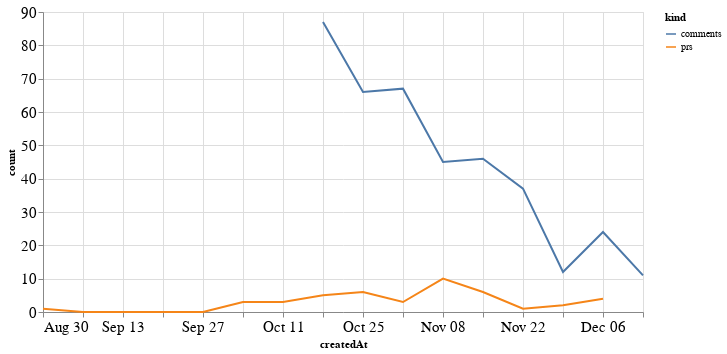

Notebook cell for this chart:
### Code cell
alt.Chart(total_time, width=600).mark_line().encode(
    x='createdAt',
    y='count',
    color='kind'
)

### Figure 1 — Vega-Lite specification as saved in the notebook (floating-point values rounded to 4 significant figures)
{"config": {"axisLeft": {"labelFontSize": 15}, "axisBottom": {"labelFontSize": 15}}, "data": {"name": "data-913f1fd2613a57233096d3da4a484f97"}, "mark": "line", "encoding": {"color": {"type": "nominal", "field": "kind"}, "x": {"type": "temporal", "field": "createdAt"}, "y": {"type": "quantitative", "field": "count"}}, "width": 600, "$schema": "https://vega.github.io/schema/vega-lite/v4.8.1.json", "datasets": {"data-913f1fd2613a57233096d3da4a484f97": [{"createdAt": "2020-08-30T00:00:00", "kind": "prs", "count": 1.0}, {"createdAt": "2020-09-06T00:00:00", "kind": "prs", "count": 0.0}, {"createdAt": "2020-09-13T00:00:00", "kind": "prs", "count": 0.0}, {"createdAt": "2020-09-20T00:00:00", "kind": "prs", "count": 0.0}, {"createdAt": "2020-09-27T00:00:00", "kind": "prs", "count": 0.0}, {"createdAt": "2020-10-04T00:00:00", "kind": "prs", "count": 3.0}, {"createdAt": "2020-10-11T00:00:00", "kind": "prs", "count": 3.0}, {"createdAt": "2020-10-18T00:00:00", "kind": "prs", "count": 5.0}, {"createdAt": "2020-10-25T00:00:00", "kind": "prs", "count": 6.0}, {"createdAt": "2020-11-01T00:00:00", "kind": "prs", "count": 3.0}, {"createdAt": "2020-11-08T00:00:00", "kind": "prs", "count": 10.0}, {"createdAt": "2020-11-15T00:00:00", "kind": "prs", "count": 6.0}, {"createdAt": "2020-11-22T00:00:00", "kind": "prs", "count": 1.0}, {"createdAt": "2020-11-29T00:00:00", "kind": "prs", "count": 2.0}, {"createdAt": "2020-12-06T00:00:00", "kind": "prs", "count": 4.0}, {"createdAt": "2020-12-13T00:00:00", "kind": "prs", "count": null}, {"createdAt": "2020-08-30T00:00:00", "kind": "comments", "count": null}, {"createdAt": "2020-09-06T00:00:00", "kind": "comments", "count": null}, {"createdAt": "2020-09-13T00:00:00", "kind": "comments", "count": null}, {"createdAt": "2020-09-20T00:00:00", "kind": "comments", "count": null}, {"createdAt": "2020-09-27T00:00:00", "kind": "comments", "count": null}, {"createdAt": "2020-10-04T00:00:00", "kind": "comments", "count": null}, {"createdAt": "2020-10-11T00:00:00", "kind": "comments", "count": null}, {"createdAt": "2020-10-18T00:00:00", "kind": "comments", "count": 87.0}, {"createdAt": "2020-10-25T00:00:00", "kind": "comments", "count": 66.0}, {"createdAt": "2020-11-01T00:00:00", "kind": "comments", "count": 67.0}, {"createdAt": "2020-11-08T00:00:00", "kind": "comments", "count": 45.0}, {"createdAt": "2020-11-15T00:00:00", "kind": "comments", "count": 46.0}, {"createdAt": "2020-11-22T00:00:00", "kind": "comments", "count": 37.0}, {"createdAt": "2020-11-29T00:00:00", "kind": "comments", "count": 12.0}, {"createdAt": "2020-12-06T00:00:00", "kind": "comments", "count": 24.0}, {"createdAt": "2020-12-13T00:00:00", "kind": "comments", "count": 11.0}]}}
